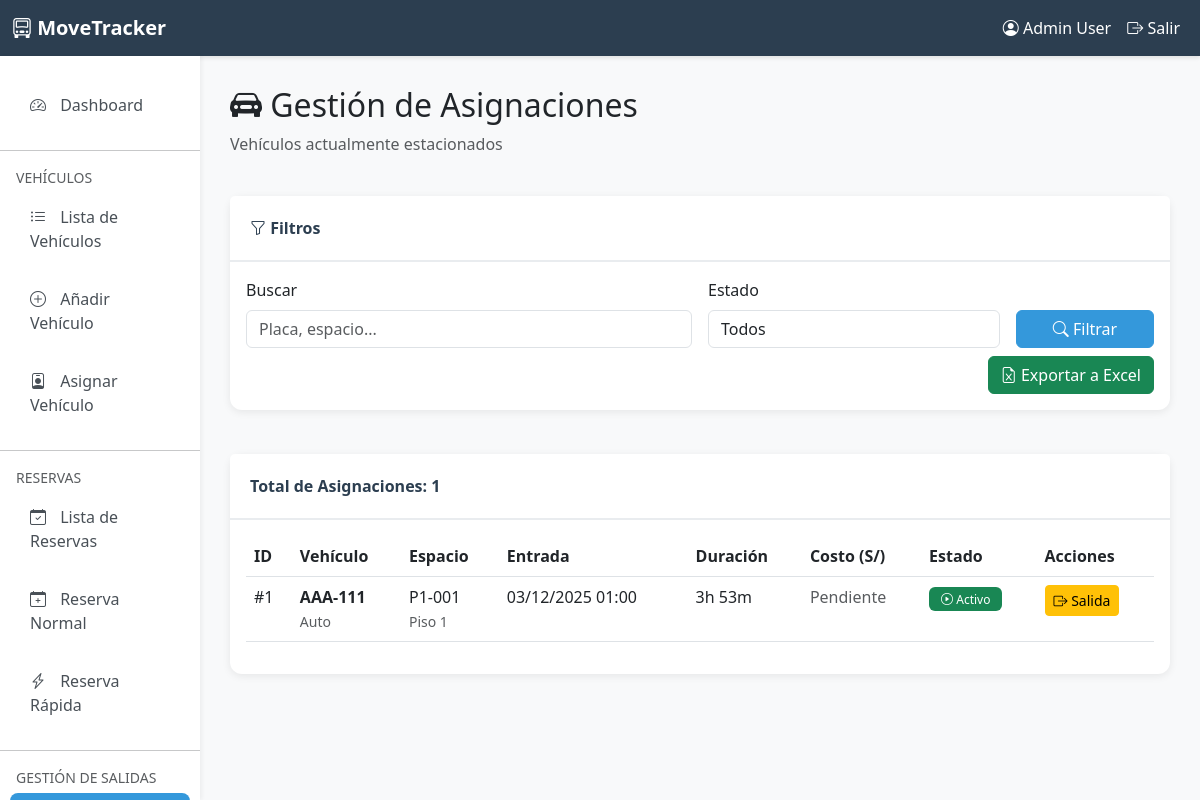
Page /parking/assignments/ (signed in) on the earlier database version.
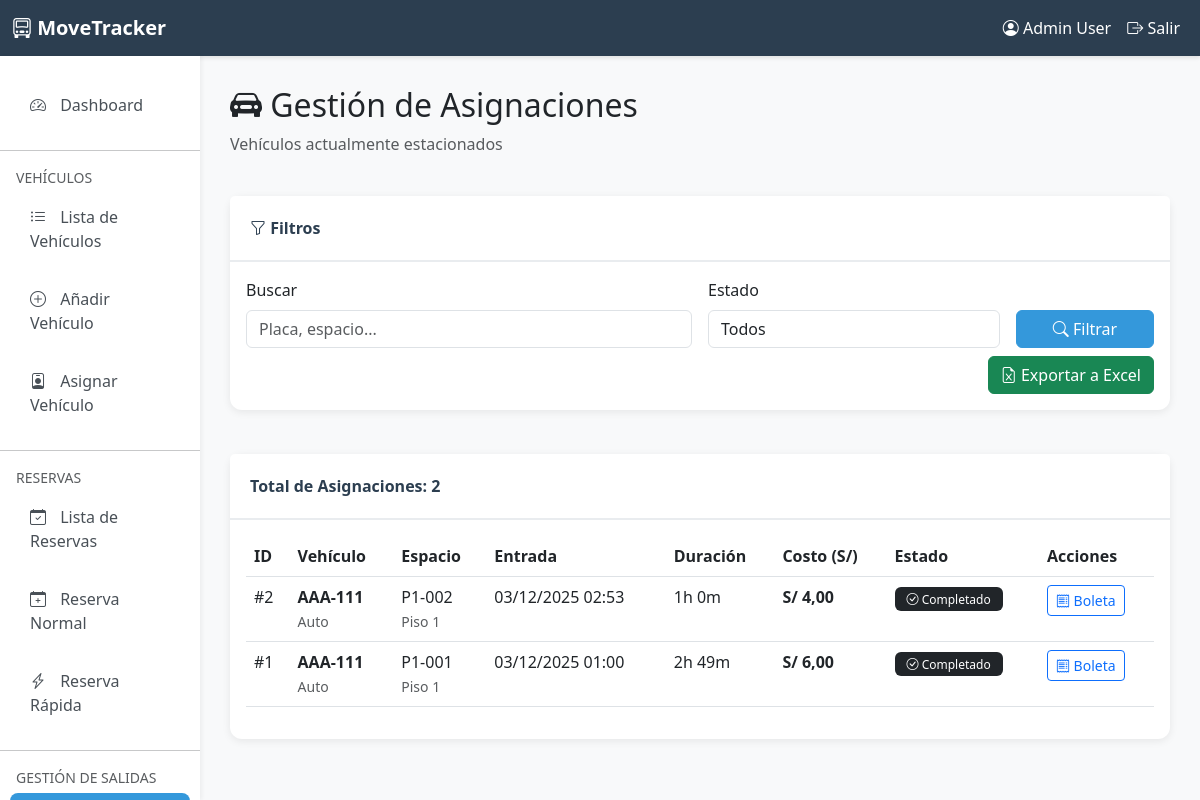
Same page on the later database version.
### parking/models.py (models this page shows, shortened)
class ParkingAssignment(models.Model):
    class AssignmentStatus(models.TextChoices):
        ACTIVE = 'ACTIVE', 'Activo'
        COMPLETED = 'COMPLETED', 'Completado'
        CANCELLED = 'CANCELLED', 'Cancelado'
    class PaymentMethod(models.TextChoices):
        CASH = 'CASH', 'Efectivo'
        CARD = 'CARD', 'Tarjeta'
        YAPE = 'YAPE', 'Yape'
        PLIN = 'PLIN', 'Plin'
    vehicle = models.ForeignKey(
        Vehicle,
        on_delete=models.CASCADE,
        related_name='parking_assignments',
        verbose_name='Vehículo'
    )
    parking_space = models.ForeignKey(
        ParkingSpace,
        on_delete=models.CASCADE,
        related_name='assignments',
        verbose_name='Espacio de Estacionamiento'
    )
    status = models.CharField(
        max_length=20,
        choices=AssignmentStatus.choices,
        default=AssignmentStatus.ACTIVE,
        verbose_name='Estado'
    )
    entry_time = models.DateTimeField(
        auto_now_add=True,
        verbose_name='Hora de Entrada'
    )
    exit_time = models.DateTimeField(
        null=True,
        blank=True,
        verbose_name='Hora de Salida'
    )
    planned_exit_time = models.DateTimeField(
        null=True,
        blank=True,
        verbose_name='Hora de Salida Planificada',
        help_text='Hora estimada de salida'
    )
    total_cost = models.DecimalField(
        max_digits=10,
        decimal_places=2,
        null=True,
        blank=True,
        verbose_name='Costo Total'
    )
    payment_method = models.CharField(
        max_length=20,
        choices=PaymentMethod.choices,
        null=True,
        blank=True,
        verbose_name='Método de Pago'
    )
    receipt_number = models.CharField(
        max_length=20,
        null=True,
        blank=True,
        unique=True,
        verbose_name='Número de Boleta'
    )
    notes = models.TextField(
        blank=True,
        verbose_name='Observaciones'
    )
    assigned_by = models.ForeignKey(
        User,
        on_delete=models.SET_NULL,
        null=True,
        related_name='parking_assignments_created',
        verbose_name='Asignado por'
    )
    completed_by = models.ForeignKey(
        User,
        on_delete=models.SET_NULL,
        null=True,
        blank=True,
        related_name='parking_assignments_completed',
        verbose_name='Completado por'
    )
    created_at = models.DateTimeField(auto_now_add=True, verbose_name='Fecha de Creación')
    updated_at = models.DateTimeField(auto_now=True, verbose_name='Última Actualización')
    class Meta:
        verbose_name = 'Asignación de Estacionamiento'
        verbose_name_plural = 'Asignaciones de Estacionamiento'
        ordering = ['-entry_time']
        indexes = [
            models.Index(fields=['status', 'entry_time']),
            models.Index(fields=['vehicle', 'status']),
        ]

class Vehicle(models.Model):
    owner = models.ForeignKey(
        User,
        on_delete=models.CASCADE,
        related_name='vehicles',
        verbose_name='Propietario',
        null=True,
        blank=True
    )
    vehicle_type = models.CharField(
        max_length=20,
        choices=VehicleType.choices,
        verbose_name='Tipo de Vehículo'
    )
    brand = models.CharField(
        max_length=50,
        null=True,
        blank=True,
        verbose_name='Marca',
        help_text='Marca del vehículo (opcional)'
    )
    model = models.CharField(
        max_length=50,
        null=True,
        blank=True,
        verbose_name='Modelo',
        help_text='Modelo del vehículo (opcional)'
    )
    year = models.PositiveIntegerField(
        null=True,
        blank=True,
        verbose_name='Año',
        validators=[MinValueValidator(1900), MaxValueValidator(2100)],
        help_text='Año de fabricación (opcional)'
    )
    color = models.CharField(max_length=30, verbose_name='Color')
    license_plate = models.CharField(
        max_length=20,
        unique=True,
        verbose_name='Placa',
        help_text='Número de placa del vehículo'
    )
    is_active = models.BooleanField(default=True, verbose_name='Activo')
    created_at = models.DateTimeField(auto_now_add=True, verbose_name='Fecha de Registro')
    updated_at = models.DateTimeField(auto_now=True, verbose_name='Última Actualización')
    registered_by = models.ForeignKey(
        User,
        on_delete=models.SET_NULL,
        null=True,
        related_name='registered_vehicles',
        verbose_name='Registrado por'
    )
    class Meta:
        verbose_name = 'Vehículo'
        verbose_name_plural = 'Vehículos'
        ordering = ['-created_at']
        indexes = [
            models.Index(fields=['license_plate']),
            models.Index(fields=['owner', 'is_active']),
        ]

class ParkingSpace(models.Model):
    class SpaceStatus(models.TextChoices):
        AVAILABLE = 'AVAILABLE', 'Disponible'
        OCCUPIED = 'OCCUPIED', 'Ocupado'
        RESERVED = 'RESERVED', 'Reservado'
        MAINTENANCE = 'MAINTENANCE', 'En Mantenimiento'
    floor = models.ForeignKey(
        ParkingFloor,
        on_delete=models.CASCADE,
        related_name='spaces',
        verbose_name='Piso'
    )
    space_number = models.PositiveIntegerField(
        verbose_name='Número de Espacio',
        validators=[MinValueValidator(1)]
    )
    status = models.CharField(
        max_length=20,
        choices=SpaceStatus.choices,
        default=SpaceStatus.AVAILABLE,
        verbose_name='Estado'
    )
    is_active = models.BooleanField(default=True, verbose_name='Espacio Activo')
    created_at = models.DateTimeField(auto_now_add=True, verbose_name='Fecha de Creación')
    updated_at = models.DateTimeField(auto_now=True, verbose_name='Última Actualización')
    class Meta:
        verbose_name = 'Espacio de Estacionamiento'
        verbose_name_plural = 'Espacios de Estacionamiento'
        ordering = ['floor__floor_number', 'space_number']
        unique_together = [['floor', 'space_number']]
        indexes = [
            models.Index(fields=['status', 'is_active']),
        ]
    @property
    def full_code(self):
        return f"P{self.floor.floor_number}-{str(self.space_number).zfill(3)}"

class ParkingFloor(models.Model):
    configuration = models.ForeignKey(
        ParkingConfiguration,
        on_delete=models.CASCADE,
        related_name='floors',
        verbose_name='Configuración'
    )
    floor_number = models.PositiveIntegerField(
        verbose_name='Número de Piso',
        validators=[MinValueValidator(1)]
    )
    floor_name = models.CharField(
        max_length=50,
        verbose_name='Nombre del Piso',
        blank=True,
        help_text='Ej: Piso 1, Sótano 1, etc.'
    )
    is_active = models.BooleanField(default=True, verbose_name='Piso Activo')
    created_at = models.DateTimeField(auto_now_add=True, verbose_name='Fecha de Creación')
    class Meta:
        verbose_name = 'Piso de Estacionamiento'
        verbose_name_plural = 'Pisos de Estacionamiento'
        ordering = ['floor_number']
        unique_together = [['configuration', 'floor_number']]

### parking/views.py (the view)
# urls.py: path('assignments/', views.assignment_list, name='assignment_list'),
@login_required
@user_passes_test(is_admin_or_worker, login_url='user:login')
def assignment_list(request):
    assignments = ParkingAssignment.objects.select_related(
        'vehicle', 'parking_space', 'parking_space__floor', 'assigned_by', 'completed_by'
    ).all().order_by('-entry_time')
    search = request.GET.get('search', '')
    status = request.GET.get('status', '')
    if search:
        assignments = assignments.filter(
            Q(vehicle__license_plate__icontains=search) |
            Q(parking_space__space_number__icontains=search) |
            Q(receipt_number__icontains=search)
        )
    if status == 'active':
        assignments = assignments.filter(status=ParkingAssignment.AssignmentStatus.ACTIVE)
    elif status == 'completed':
        assignments = assignments.filter(status=ParkingAssignment.AssignmentStatus.COMPLETED)
    context = {
        'assignments': assignments,
        'title': 'Gestión de Asignaciones',
        'search': search,
        'status': status,
        'now': timezone.now()
    }
    return render(request, 'parking/assignment_list.html', context)

### parking/templatetags/parking_extras.py (called while the page is built)
@register.filter
def time_since_now(value):
    if not value:
        return ""
    now = timezone.now()
    delta = now - value
    total_minutes = int(delta.total_seconds() / 60)
    hours = total_minutes // 60
    minutes = total_minutes % 60
    if hours > 0:
        return f"{hours}h {minutes}m"
    return f"{minutes}m"

@register.filter
def duration_between(start, end):
    if not start or not end:
        return ""
    delta = end - start
    total_minutes = int(delta.total_seconds() / 60)
    hours = total_minutes // 60
    minutes = total_minutes % 60
    if hours > 0:
        return f"{hours}h {minutes}m"
    return f"{minutes}m"

### parking/views.py (called while the page is built)
def is_admin_or_worker(user):
    if not user.is_authenticated:
        return False
    if user.is_superuser:
        return True
    if hasattr(user, 'role'):
        return user.role in ['ADMIN', 'WORKER']
    return user.is_staff

### parking/templates/parking/assignment_list.html (shortened to what the changed rows need)
{% extends 'parking/base.html' %}
{% block content %}
<div class="row mb-4">
    <div class="col-12">
        <h2><i class="bi bi-car-front-fill"></i> {{ title }}</h2>
    </div>
</div>
<div class="row">
    <div class="col-12">
        <div class="card">
            <div class="card-header">
                Total de Asignaciones: <strong>{{ assignments.count }}</strong>
            </div>
            <div class="card-body">
                {% if assignments %}
                    <div class="table-responsive">
                        <table class="table table-hover">
                            <thead>
                                <tr>
                                    <th>ID</th>
                                    <th>Vehículo</th>
                                    <th>Espacio</th>
                                    <th>Entrada</th>
                                    <th>Duración</th>
                                    <th>Costo (S/)</th>
                                    <th>Estado</th>
                                    <th>Acciones</th>
                                </tr>
                            </thead>
                            <tbody>
                                {% for assignment in assignments %}
                                    <tr>
                                        <td>#{{ assignment.id }}</td>
                                        <td>
                                            <strong>{{ assignment.vehicle.license_plate }}</strong><br>
                                            <small class="text-muted">{{ assignment.vehicle.get_vehicle_type_display }}</small>
                                        </td>
                                        <td>
                                            {{ assignment.parking_space.full_code }}<br>
                                            <small class="text-muted">Piso {{ assignment.parking_space.floor.floor_number }}</small>
                                        </td>
                                        <td>{{ assignment.entry_time|date:"d/m/Y H:i" }}</td>
                                        <td>
                                            {% if assignment.status == 'ACTIVE' %}
                                                {% load parking_extras %}
                                                {{ assignment.entry_time|time_since_now }}
                                            {% elif assignment.exit_time %}
                                                {% load parking_extras %}
                                                {{ assignment.entry_time|duration_between:assignment.exit_time }}
                                            {% else %}
                                                -
                                            {% endif %}
                                        </td>
                                        <td>
                                            {% if assignment.total_cost %}
                                                <strong>S/ {{ assignment.total_cost|floatformat:2 }}</strong>
                                            {% else %}
                                                <span class="text-muted">Pendiente</span>
                                            {% endif %}
                                        </td>
                                        <td>
                                            {% if assignment.status == 'ACTIVE' %}
                                                <span class="badge bg-success">
                                                    <i class="bi bi-play-circle"></i> Activo
                                                </span>
                                            {% elif assignment.status == 'COMPLETED' %}
                                                <span class="badge bg-dark">
                                                    <i class="bi bi-check-circle"></i> Completado
                                                </span>
                                            {% else %}
                                                <span class="badge bg-secondary">{{ assignment.get_status_display }}</span>
                                            {% endif %}
                                        </td>
                                        <td>
                                            {% if assignment.status == 'ACTIVE' %}
                                                <a href="{% url 'parking:checkout' assignment.id %}"
                                                   class="btn btn-sm btn-warning"
                                                   title="Registrar Salida">
                                                    <i class="bi bi-box-arrow-right"></i> Salida
                                                </a>
                                            {% elif assignment.receipt_number %}
                                                <a href="{% url 'parking:print_receipt' assignment.id %}"
                                                   class="btn btn-sm btn-outline-primary"
                                                   title="Ver Boleta"
                                                   target="_blank">
                                                    <i class="bi bi-receipt"></i> Boleta
                                                </a>
                                            {% endif %}
                                        </td>
                                    </tr>
                                {% endfor %}
                            </tbody>
                        </table>
                    </div>
                {% else %}
                    <div class="text-center py-5">
                        <i class="bi bi-car-front" style="font-size: 3rem; color: #ccc;"></i>
                        <p class="text-muted mt-3">No se encontraron asignaciones.</p>
                    </div>
                {% endif %}
            </div>
        </div>
    </div>
</div>
{% endblock %}

Differences in the rows shown:
added ParkingAssignment: id "2", vehicle.license_plate "AAA-111", vehicle.vehicle_type "Auto", parking_space.full_code "P1-002", parking_space.floor.floor_number "1", entry_time "03/12/2025 02:53", entry_time|duration_between "1h 0m", total_cost "4,00", status "COMPLETED" (drawn)
changed ParkingAssignment id 1: entry_time|duration_between (not shown) → "2h 49m"; total_cost (not shown) → "6,00"; entry_time "3h 53m" → (not shown); total_cost "Pendiente" → "S/"; status "Activo Salida" → "Completado Boleta"
Other differences:
{{ assignments.count }}: "1" → "2"
